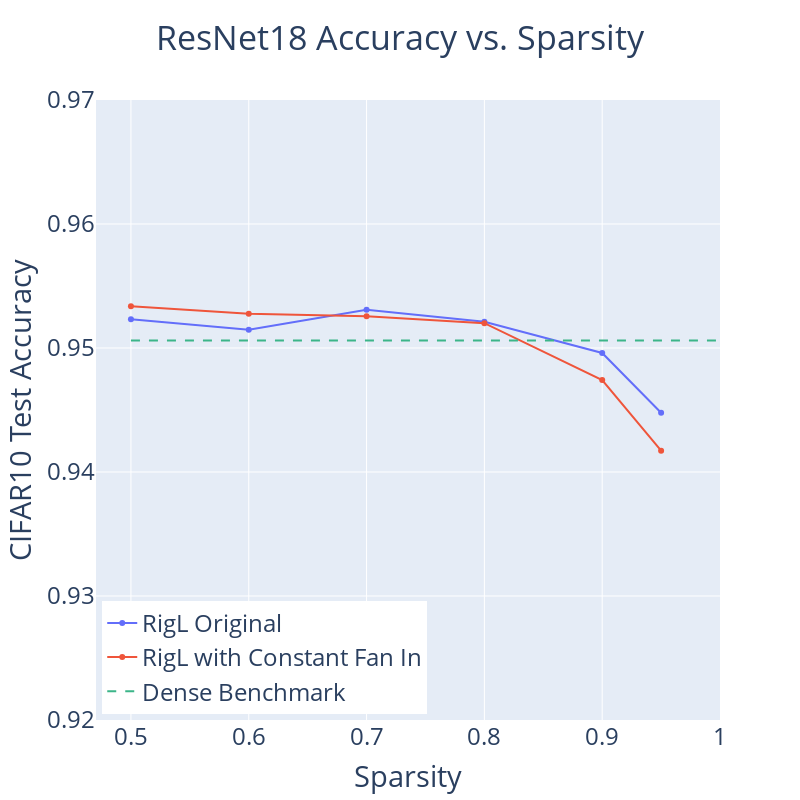
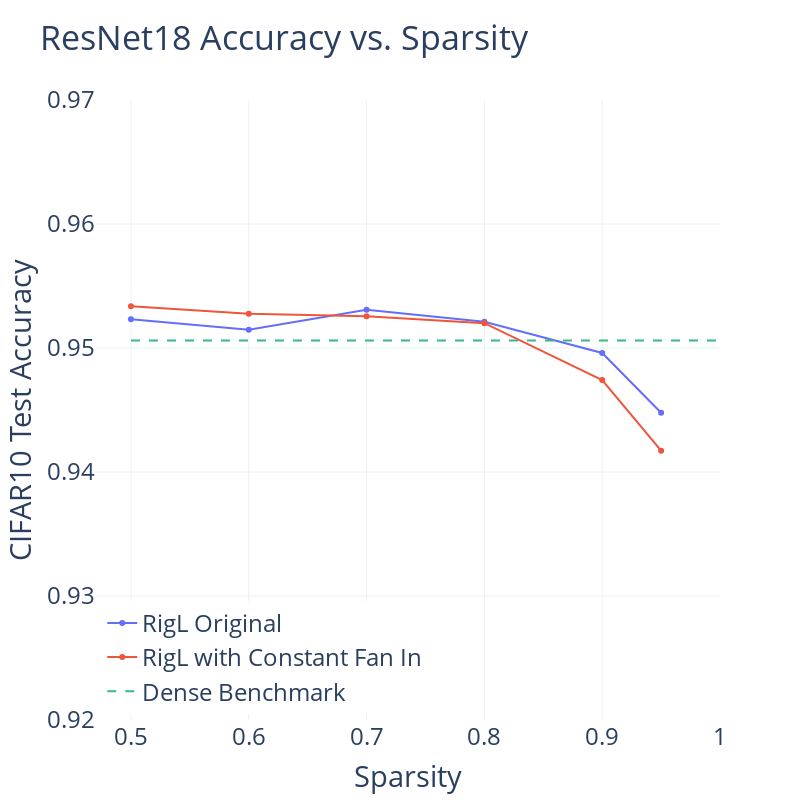
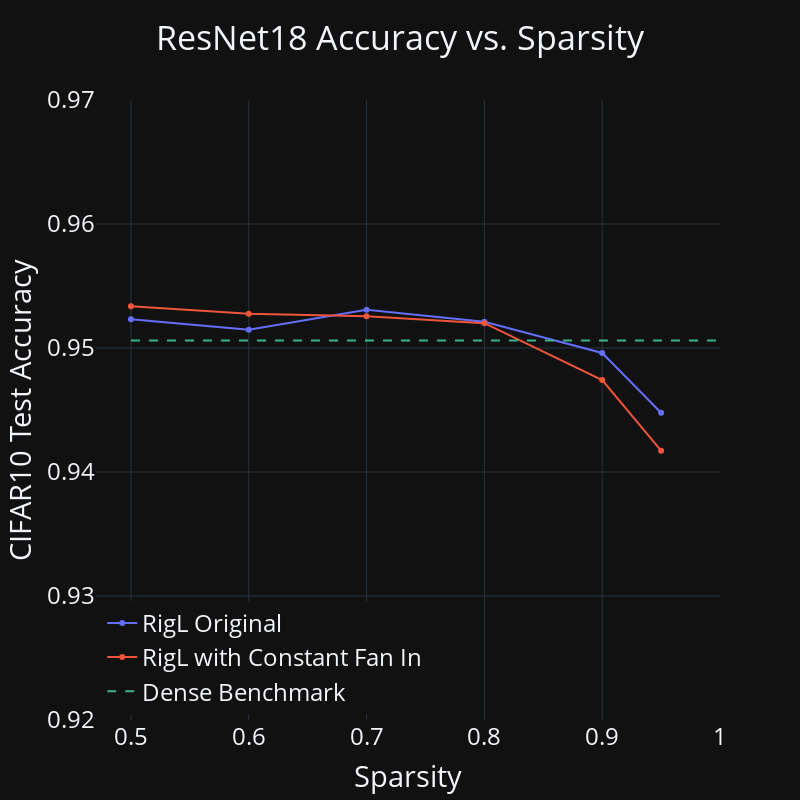
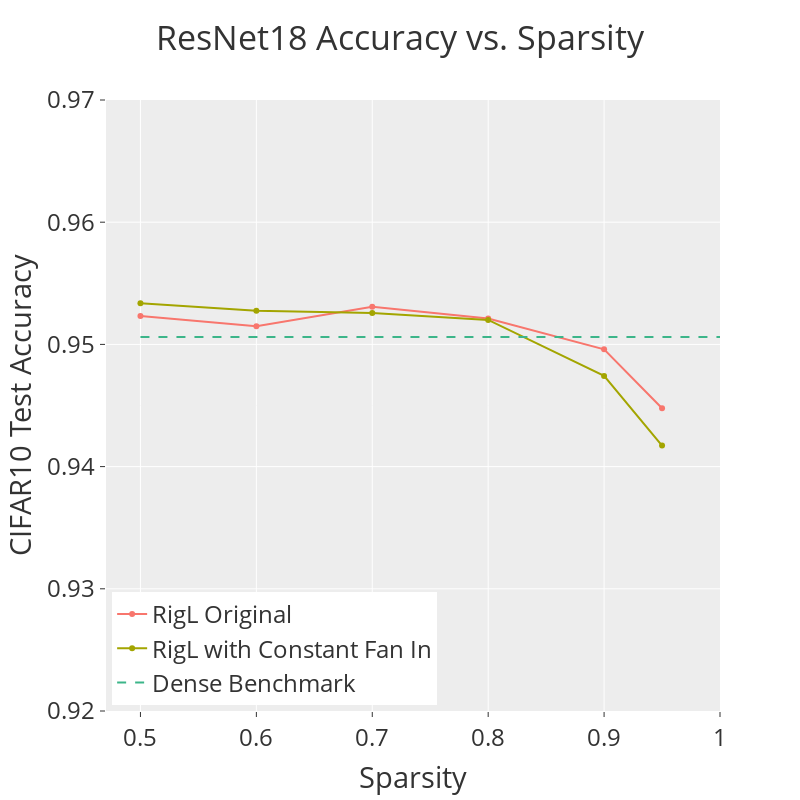

These figures' notebook cell, in order:
### Code cell
_MODEL = "resnet18"
# _MODEL = "wide_resnet22"
plot_df = mean.reset_index()
plot_df = plot_df.loc[plot_df["rigl.dense_allocation"] != 0.01]
plot_df = plot_df.loc[plot_df["model"] == _MODEL]
plot_df["sparsity"] = 1-plot_df["rigl.dense_allocation"]
plot_dfs = []

fig = go.Figure()

for fan_in in plot_df["rigl.const_fan_in"].unique():
    df = plot_df.loc[plot_df["rigl.const_fan_in"] == fan_in]
    if fan_in:
        name = "RigL with Constant Fan In"
    else:
        name = "RigL Original"
    fig.add_trace(
        go.Scatter(x=df["sparsity"], y=df.accuracy, name=name)
    )

_BENCHMARK_VALUE = 0.9506
fig.add_trace(
    go.Scatter(
        y=[_BENCHMARK_VALUE, _BENCHMARK_VALUE ],
        x=[0.5,1.0],
        mode="lines",
        line_dash="dash",
        name = "Dense Benchmark",
        line=dict(color="#3cb589")
    )
)

# fig.add_hline(y=0.9506, line_width=3, line_dash="dash", opacity=0.2, name="Benchmark")
model_name_dict = dict(
    resnet18="ResNet18",
    wide_resnet22="WideResNet22"
)
for template in ["plotly", "plotly_white", "plotly_dark", "ggplot2", "seaborn", "simple_white", "none"]:
    print(template)
    fig.update_layout(
        template=template,
        title=f"{model_name_dict[_MODEL]} Accuracy vs. Sparsity",
        xaxis_title = "Sparsity",
        yaxis_title = "CIFAR10 Test Accuracy",
        title_x=0.5,
        width=800,
        height=800,
        legend=dict(
            yanchor="bottom",
            y=0.01,
            xanchor="left",
            x=0.01
        ),
        font=dict(
            size=24
        ),
        yaxis_tick0=0.85,
        yaxis_dtick=0.01,
        yaxis_range=(0.92,0.97)
    )
    fig.show()

### Figure 1 — Plotly figure (JSON) as saved in the notebook; plotly's stock layout.template omitted (floating-point values rounded to 4 significant figures)
{"data": [{"name": "RigL Original", "type": "scatter", "x": [0.95, 0.9, 0.8, 0.7, 0.6, 0.5], "y": [0.9448, 0.9496, 0.9521, 0.9531, 0.9515, 0.9523]}, {"name": "RigL with Constant Fan In", "type": "scatter", "x": [0.95, 0.9, 0.8, 0.7, 0.6, 0.5], "y": [0.9417, 0.9474, 0.952, 0.9526, 0.9528, 0.9534]}, {"line": {"color": "#3cb589", "dash": "dash"}, "mode": "lines", "name": "Dense Benchmark", "type": "scatter", "x": [0.5, 1], "y": [0.9506, 0.9506]}], "layout": {"font": {"size": 24}, "height": 800, "legend": {"x": 0.01, "xanchor": "left", "y": 0.01, "yanchor": "bottom"}, "title": {"text": "ResNet18 Accuracy vs. Sparsity", "x": 0.5}, "width": 800, "xaxis": {"title": {"text": "Sparsity"}}, "yaxis": {"dtick": 0.01, "range": [0.92, 0.97], "tick0": 0.85, "title": {"text": "CIFAR10 Test Accuracy"}}}}

### Figure 2 — Plotly figure (JSON) as saved in the notebook; plotly's stock layout.template omitted (floating-point values rounded to 4 significant figures)
{"data": [{"name": "RigL Original", "type": "scatter", "x": [0.95, 0.9, 0.8, 0.7, 0.6, 0.5], "y": [0.9448, 0.9496, 0.9521, 0.9531, 0.9515, 0.9523]}, {"name": "RigL with Constant Fan In", "type": "scatter", "x": [0.95, 0.9, 0.8, 0.7, 0.6, 0.5], "y": [0.9417, 0.9474, 0.952, 0.9526, 0.9528, 0.9534]}, {"line": {"color": "#3cb589", "dash": "dash"}, "mode": "lines", "name": "Dense Benchmark", "type": "scatter", "x": [0.5, 1], "y": [0.9506, 0.9506]}], "layout": {"font": {"size": 24}, "height": 800, "legend": {"x": 0.01, "xanchor": "left", "y": 0.01, "yanchor": "bottom"}, "title": {"text": "ResNet18 Accuracy vs. Sparsity"}, "width": 800, "xaxis": {"title": {"text": "Sparsity"}}, "yaxis": {"dtick": 0.01, "range": [0.92, 0.97], "tick0": 0.85, "title": {"text": "CIFAR10 Test Accuracy"}}}}

### Figure 3 — Plotly figure (JSON) as saved in the notebook; plotly's stock layout.template omitted (floating-point values rounded to 4 significant figures)
{"data": [{"name": "RigL Original", "type": "scatter", "x": [0.95, 0.9, 0.8, 0.7, 0.6, 0.5], "y": [0.9448, 0.9496, 0.9521, 0.9531, 0.9515, 0.9523]}, {"name": "RigL with Constant Fan In", "type": "scatter", "x": [0.95, 0.9, 0.8, 0.7, 0.6, 0.5], "y": [0.9417, 0.9474, 0.952, 0.9526, 0.9528, 0.9534]}, {"line": {"color": "#3cb589", "dash": "dash"}, "mode": "lines", "name": "Dense Benchmark", "type": "scatter", "x": [0.5, 1], "y": [0.9506, 0.9506]}], "layout": {"font": {"size": 24}, "height": 800, "legend": {"x": 0.01, "xanchor": "left", "y": 0.01, "yanchor": "bottom"}, "title": {"text": "ResNet18 Accuracy vs. Sparsity", "x": 0.5}, "width": 800, "xaxis": {"title": {"text": "Sparsity"}}, "yaxis": {"dtick": 0.01, "range": [0.92, 0.97], "tick0": 0.85, "title": {"text": "CIFAR10 Test Accuracy"}}}}

### Figure 4 — Plotly figure (JSON) as saved in the notebook; plotly's stock layout.template omitted (floating-point values rounded to 4 significant figures)
{"data": [{"name": "RigL Original", "type": "scatter", "x": [0.95, 0.9, 0.8, 0.7, 0.6, 0.5], "y": [0.9448, 0.9496, 0.9521, 0.9531, 0.9515, 0.9523]}, {"name": "RigL with Constant Fan In", "type": "scatter", "x": [0.95, 0.9, 0.8, 0.7, 0.6, 0.5], "y": [0.9417, 0.9474, 0.952, 0.9526, 0.9528, 0.9534]}, {"line": {"color": "#3cb589", "dash": "dash"}, "mode": "lines", "name": "Dense Benchmark", "type": "scatter", "x": [0.5, 1], "y": [0.9506, 0.9506]}], "layout": {"font": {"size": 24}, "height": 800, "legend": {"x": 0.01, "xanchor": "left", "y": 0.01, "yanchor": "bottom"}, "title": {"text": "ResNet18 Accuracy vs. Sparsity"}, "width": 800, "xaxis": {"title": {"text": "Sparsity"}}, "yaxis": {"dtick": 0.01, "range": [0.92, 0.97], "tick0": 0.85, "title": {"text": "CIFAR10 Test Accuracy"}}}}
